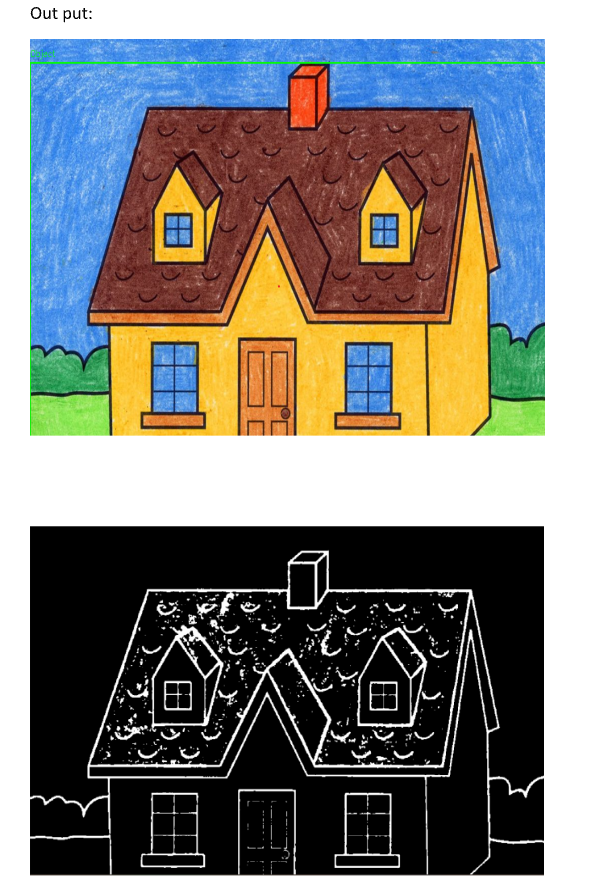
#> input picture image.png, 594 x 877 px, given in place of image.jpg, which was not available
$ python exp_3.py
#> lines starting #> are read from the running program, lines starting #| are printed output that depends on the picture; after the words box and inside, x2 and y2 are one past the last pixel; in counts of white or black regions, pixels touching at a corner belong together; pictures that were not available may be replaced by others from this repository, and a replacement may not be noted
import cv2

# Load the image
image = cv2.imread("image.jpg")
#> image is the input picture: shape (877, 594, 3); mean B, G, R 119.7, 124.2, 125.3

# Convert to grayscale
gray = cv2.cvtColor(image, cv2.COLOR_BGR2GRAY)  # Fixed typo: COLOR_BG2GRAY -> COLOR_BGR2GRAY
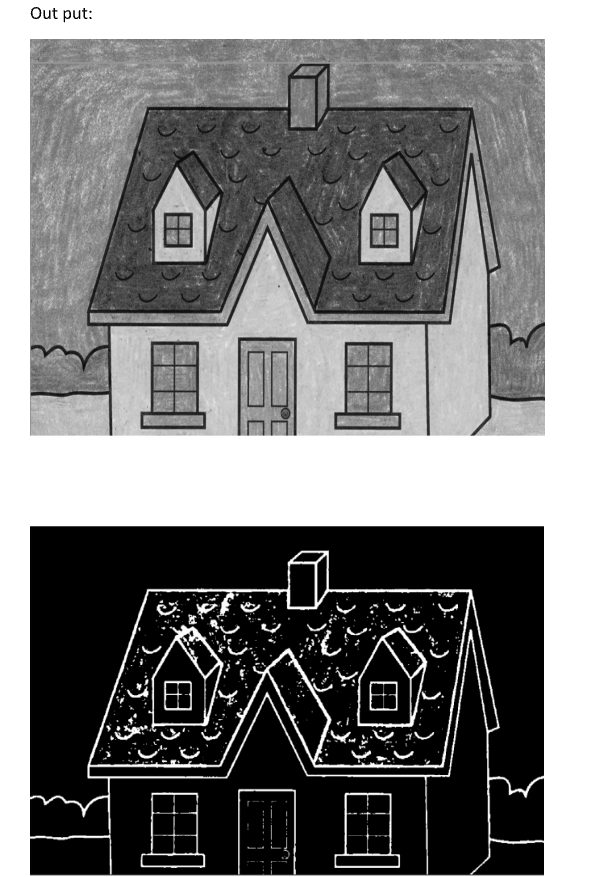
#> gray: shape (877, 594); min 0, max 255, mean 124

# Apply Gaussian blur to reduce noise
blurred = cv2.GaussianBlur(gray, (5, 5), 0)  # Fixed typo: GausianBlur -> GaussianBlur
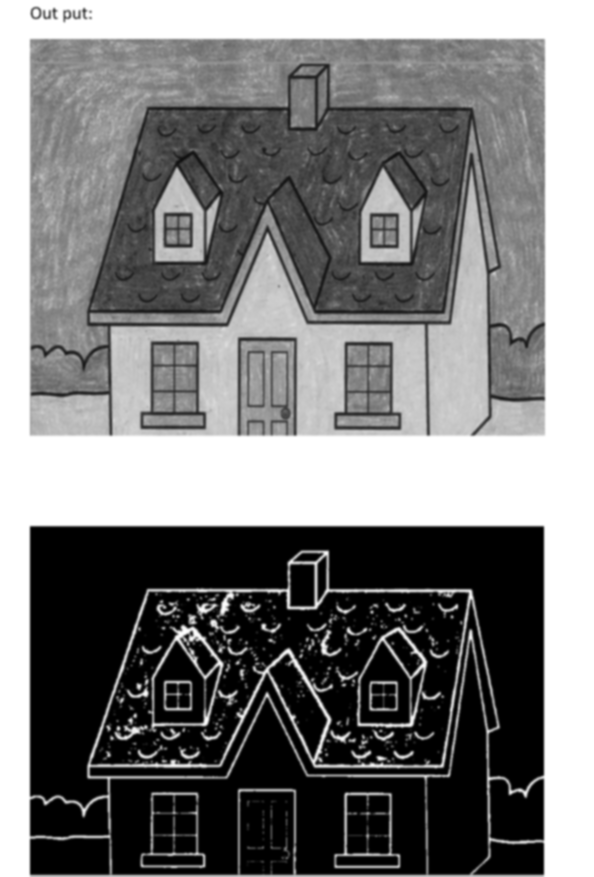
#> blurred: shape (877, 594); min 0, max 255, mean 124

# Thresholding the image (binary inverse)
_, thresh = cv2.threshold(blurred, 60, 255, cv2.THRESH_BINARY_INV)
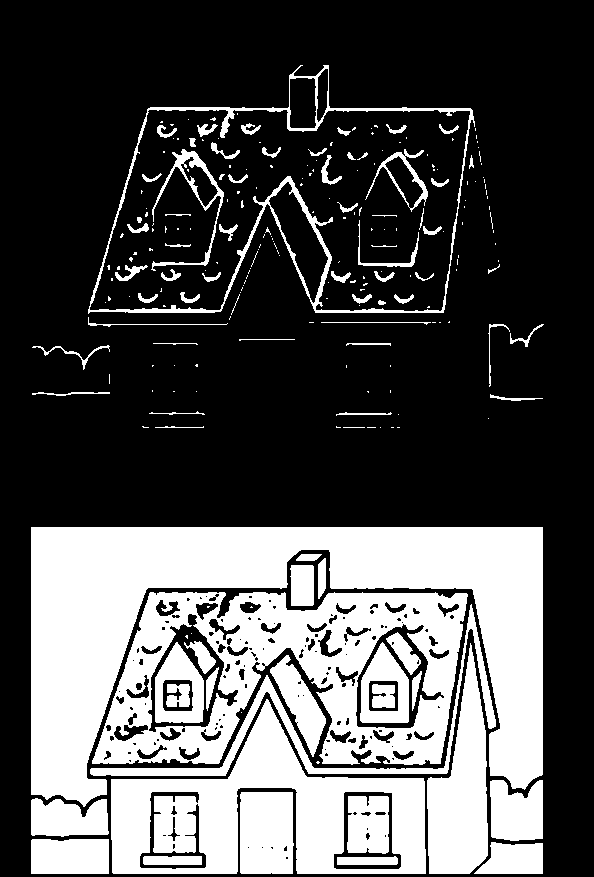
#> thresh: shape (877, 594); 31.6% white; 238 white regions (154 under 20 px)

# Find contours
contours, _ = cv2.findContours(thresh, cv2.RETR_EXTERNAL, cv2.CHAIN_APPROX_SIMPLE)  # Fixed typos: thrsh -> thresh, CHIN_APPROX_SIMPLE -> CHAIN_APPROX_SIMPLE
#> contours = 100 contours, 76 with area under 20; largest, box (x1, y1, x2, y2) and area: (88, 65, 475, 314) 65455, (31, 527, 543, 807) 56989, (92, 592, 468, 765) 46912, (111, 699, 426, 874) 27666, (427, 643, 488, 874) 8094

# Draw bounding boxes around contours
for contour in contours:
    x, y, w, h = cv2.boundingRect(contour)  # Fixed indentation and variable names
    cv2.rectangle(image, (x, y), (x + w, y + h), (0, 255, 0), 2)
    cv2.putText(image, "Object", (x, y - 10), cv2.FONT_HERSHEY_SIMPLEX, 0.5, (0, 255, 0), 1)  # Fixed typo: FONTHERSHEYSIMPLEX -> FONT_HERSHEY_SIMPLEX
#> this loop made 100 passes
#> (x, y, w, h) on passes 1 to 12: (474, 842, 69, 32), (31, 839, 78, 35), (31, 798, 78, 39), (240, 792, 54, 82), (490, 780, 53, 61), (316, 761, 4, 3), (241, 712, 1, 1), (111, 699, 315, 175), (270, 655, 56, 102), (427, 643, 61, 231), (90, 604, 406, 172), (92, 592, 376, 173)
#> (contour, x, y, w, h) on passes 17, 18, 20, 21, 22, 31: ([[397, 427], [399, 427]], 397, 427, 3, 1), ([[391, 427], [393, 427]], 391, 427, 3, 1), ([[367, 427], [375, 427]], 367, 427, 9, 1), ([[343, 427], [364, 427]], 343, 427, 22, 1), ([[336, 426], [336, 427], [340, 427], [337, 427]], 336, 426, 5, 2), ([[367, 391], [368, 392], [368, 391]], 367, 391, 2, 2)
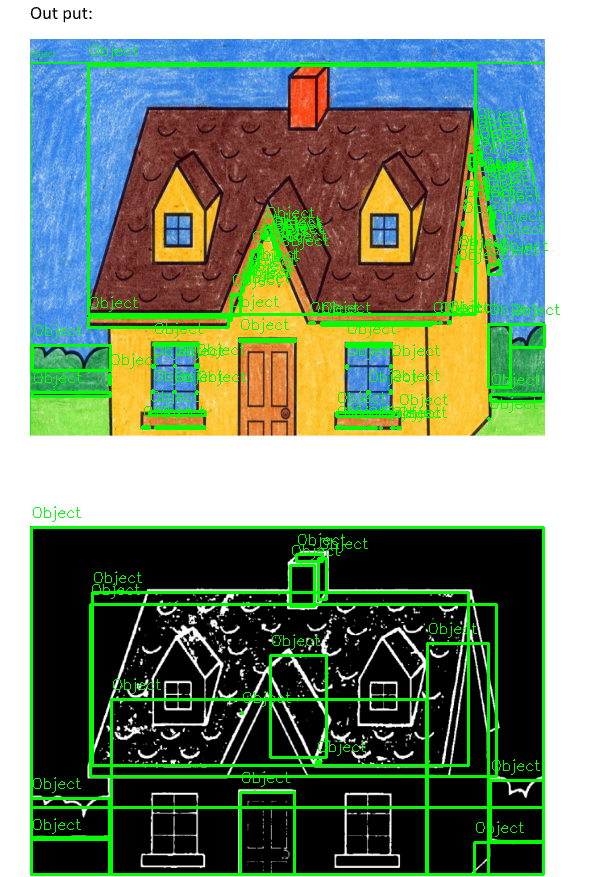
#> image: shape (877, 594, 3); 8% of pixels changed, all inside (x1, y1, x2, y2) = (30, 44, 560, 876)

# Display results
cv2.imshow("Original with Bounding Boxes", image)
cv2.imshow("Threshold", thresh)
cv2.waitKey(0)
cv2.destroyAllWindows()  # Good practice to close windows after key press
